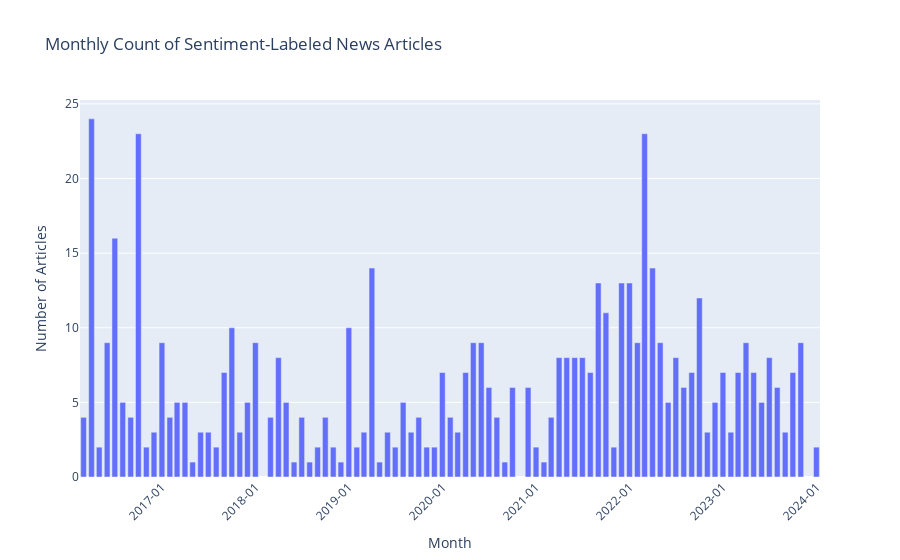

The notebook cell this image was saved under:
### Code cell
plot_timeseries(summarized_news_filtered)
